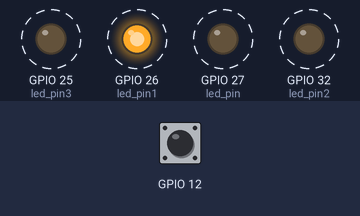
Bench run of a sketch on a simulated ESP32. On the bench: output pins drawn as LEDs (lit = HIGH). Dashed ring = blinking. The inputs (shaded band) are chosen by the test bench; at power-on: GPIO 12 HIGH. What the sketch prints to the serial monitor is not drawn.

Above: at 5.6 s.
5.7 s: GPIO 12 pulled LOW for 2.8 s
At 8.0 s:
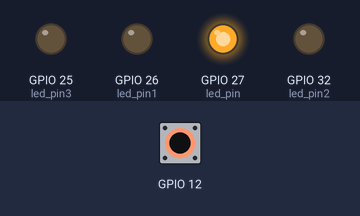
At 9.0 s:
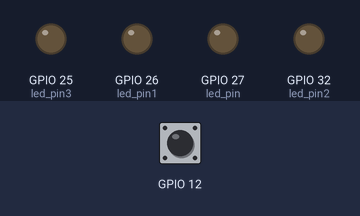
Timing chart, 0 to 16.0 s (numbered marks = the images above; inputs shaded):
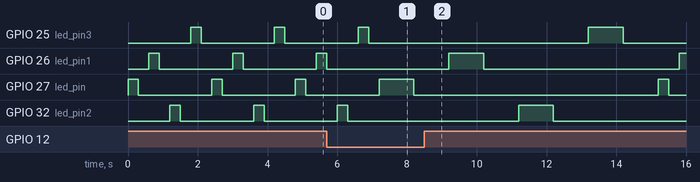

The sketch:

touch_sensor.ino
```cpp
int led_pin=27;
int led_pin1=26;
int led_pin2=32;
int led_pin3=25;
const int value=60;
int touchsensorvalue;
void setup() {
  // put your setup code here, to run once:
Serial.begin(115200);
pinMode(led_pin,OUTPUT);
pinMode(led_pin1,OUTPUT);
pinMode(led_pin2,OUTPUT);
pinMode(led_pin3,OUTPUT);
}

void loop() {
  // put your main code here, to run repeatedly:
touchsensorvalue = touchRead(T5);
Serial.print(touchsensorvalue);
if (touchsensorvalue<value)
{
digitalWrite(led_pin,HIGH);
delay(1000);
digitalWrite(led_pin,LOW);
delay(1000);
digitalWrite(led_pin1,HIGH);
delay(1000);
Serial.println(led_pin1);
digitalWrite(led_pin1,LOW);
delay(1000);
digitalWrite(led_pin2,HIGH);
delay(1000);
digitalWrite(led_pin2,LOW);
delay(1000);
digitalWrite(led_pin3,HIGH);
delay(1000);
digitalWrite(led_pin3,LOW);
delay(1000);
}else
{
digitalWrite(led_pin,HIGH);
delay(300);
digitalWrite(led_pin,LOW);
delay(300);
digitalWrite(led_pin1,HIGH);
delay(300);
Serial.println(led_pin1);
digitalWrite(led_pin1,LOW);
delay(300);
digitalWrite(led_pin2,HIGH);
delay(300);
digitalWrite(led_pin2,LOW);
delay(300);
digitalWrite(led_pin3,HIGH);
delay(300);
digitalWrite(led_pin3,LOW);
delay(300);
}
}
```
